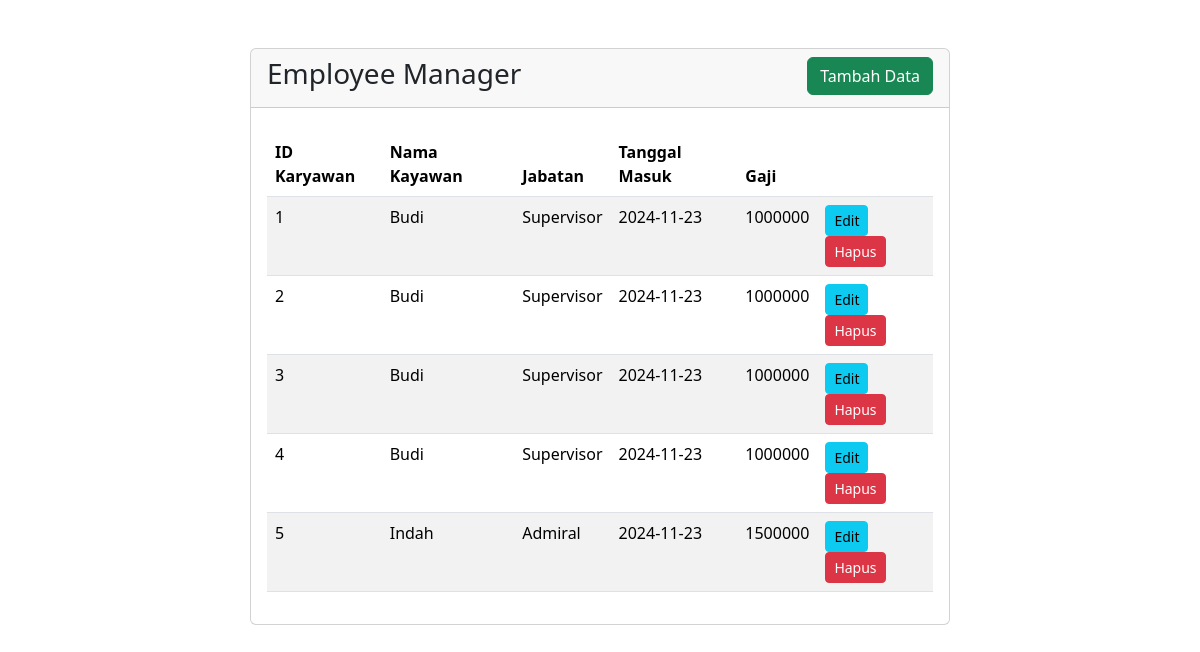
The page / on the database its author committed.
### tables this page shows
CREATE TABLE `karyawan` (
  `id_karyawan` int(11) NOT NULL,
  `nama_karyawan` varchar(100) NOT NULL,
  `jabatan` varchar(50) NOT NULL,
  `tanggal_masuk` date NOT NULL,
  `gaji` int(11) NOT NULL
);

### index.php (the view, shortened to what this page needs)
<!DOCTYPE html>
<html lang="en">
<head>
    <link rel="stylesheet" href="css/bootstrap.css">
</head>
<body>
    <div class="card col-6 mt-5 m-auto col-7 row">
        <div class="card-header">
            <h3 class="float-start">Employee Manager</h3>
            <span class="float-end">
                <a href="tambah_data.php" class="btn btn-success">
                    <font class="">Tambah Data</font>
                </a>
            </span>
        </div>
         <div class="card-body">
            <div class="mb-2 mt-2">
                <table class="table table-striped">
                    <thead>
                        <tr>
                            <th scope="col">ID Karyawan</th>
                            <th scope="col">Nama Kayawan</th>
                            <th scope="col">Jabatan</th>
                            <th scope="col">Tanggal Masuk</th>
                            <th scope="col">Gaji</th>
                            <th scope="col"></th>
                        </tr>
                    </thead>
                    <tbody>
                    <?php
                        include ("koneksi.php");
                        $tampil = "SELECT * FROM karyawan";
                        $proses = mysqli_query($koneksi, $tampil);
                        foreach($proses as $data){
                    ?>
                        <tr>
                            <td><?=$data['id_karyawan']?></td>
                            <td><?=$data['nama_karyawan']?></td>
                            <td><?=$data['jabatan']?></td>
                            <td><?=$data['tanggal_masuk']?></td>
                            <td><?=$data['gaji']?></td>
                            <td>
                            <a href="edit.php" class="btn btn-info btn-sm">
                                Edit
                            </a>
                            <a href="hapus.php?id=<?php echo $data['id_karyawan']; ?>" class="btn btn-danger btn-sm">
                                Hapus
                            </a>
                            </td>
                        </tr>
                        <?php
                            }
                        ?>
                    </tbody>
                </table>
            </div>
        </div>
    </div>
</body>
</html>

### rows shown on the page
karyawan: id_karyawan "1", nama_karyawan "Budi", jabatan "Supervisor", tanggal_masuk "2024-11-23", gaji "1000000"
karyawan: id_karyawan "2", nama_karyawan "Budi", jabatan "Supervisor", tanggal_masuk "2024-11-23", gaji "1000000"
karyawan: id_karyawan "3", nama_karyawan "Budi", jabatan "Supervisor", tanggal_masuk "2024-11-23", gaji "1000000"
karyawan: id_karyawan "4", nama_karyawan "Budi", jabatan "Supervisor", tanggal_masuk "2024-11-23", gaji "1000000"
karyawan: id_karyawan "5", nama_karyawan "Indah", jabatan "Admiral", tanggal_masuk "2024-11-23", gaji "1500000"
